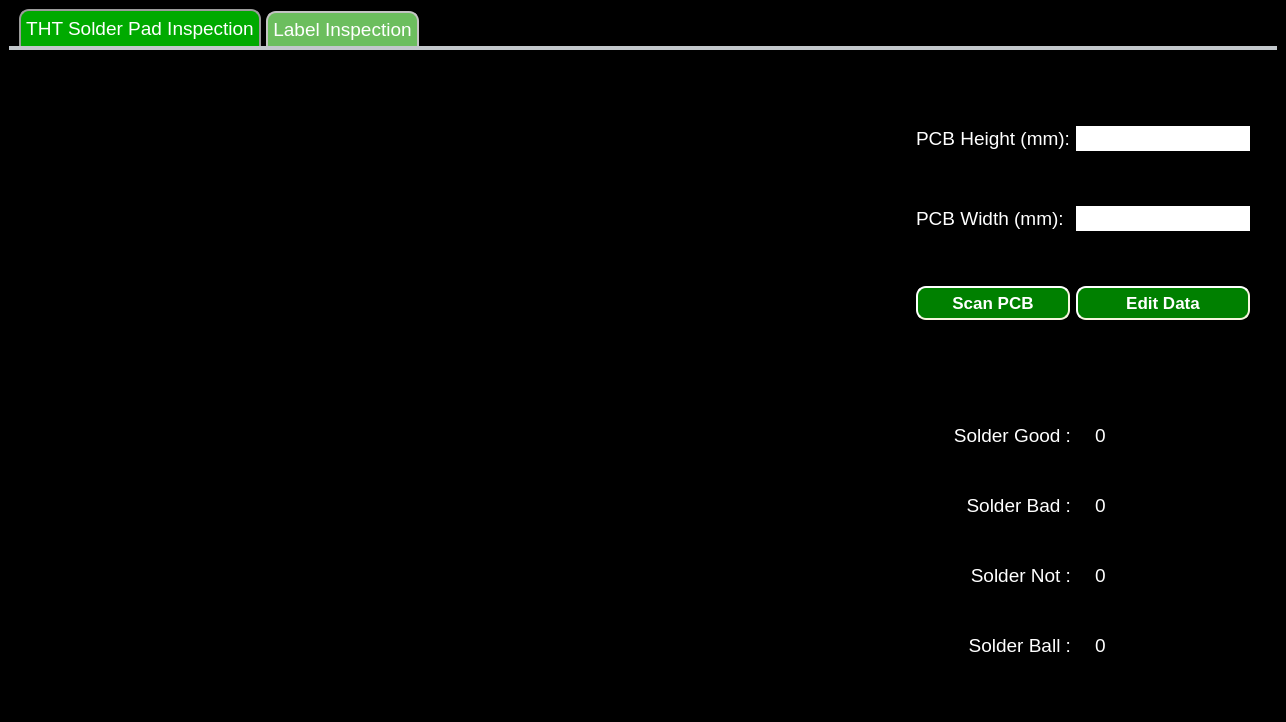
<?xml version="1.0" encoding="UTF-8"?>
<ui version="4.0">
 <class>Main</class>
 <widget class="QMainWindow" name="Main">
  <property name="enabled">
   <bool>true</bool>
  </property>
  <property name="geometry">
   <rect>
    <x>0</x>
    <y>0</y>
    <width>1286</width>
    <height>722</height>
   </rect>
  </property>
  <property name="sizePolicy">
   <sizepolicy hsizetype="Preferred" vsizetype="Preferred">
    <horstretch>1</horstretch>
    <verstretch>1</verstretch>
   </sizepolicy>
  </property>
  <property name="windowTitle">
   <string>PCB Automatic Optical Inspections</string>
  </property>
  <property name="styleSheet">
   <string notr="true">background-color: rgb(0, 0, 0);
color: rgb(255, 255, 255);
border: none;</string>
  </property>
  <widget class="QWidget" name="centralwidget">
   <property name="enabled">
    <bool>true</bool>
   </property>
   <property name="styleSheet">
    <string notr="true">background-color: rgb(0, 0, 0);
border-color: rgb(0, 0, 0);
border: none;</string>
   </property>
   <layout class="QVBoxLayout" name="verticalLayout">
    <item>
     <widget class="QTabWidget" name="TAB">
      <property name="font">
       <font>
        <pointsize>14</pointsize>
       </font>
      </property>
      <property name="styleSheet">
       <string notr="true">QTabWidget::pane { /* The tab widget frame */
    border-top: 4px solid #C2C7CB;
}

QTabWidget::tab-bar {
    left: 5px; /* move to the right by 5px */
}

/* Style the tab using the tab sub-control. Note that
    it reads QTabBar _not_ QTabWidget */
QTabBar::tab {
    background: rgb(108, 190, 94);
    border: 2px solid #C4C4C3;
    border-bottom:none; /* same as the pane color */
    border-top-left-radius: 10px;
    border-top-right-radius: 10px;
    min-width: 8ex;
    padding: 5px;
	Shape:Triangular;
	margin-left: 5px;
}

QTabBar::tab:selected, QTabBar::tab:hover {
    background: rgb(0, 170, 0);
}

QTabBar::tab:selected {
    border-color: #9B9B9B;
    border-bottom-color: #C2C7CB; /* same as pane color */
}

QTabBar::tab:!selected {
    margin-top: 2px; /* make non-selected tabs look smaller */
}</string>
      </property>
      <property name="tabShape">
       <enum>QTabWidget::Rounded</enum>
      </property>
      <property name="currentIndex">
       <number>0</number>
      </property>
      <property name="elideMode">
       <enum>Qt::ElideMiddle</enum>
      </property>
      <widget class="QWidget" name="TAB_THT">
       <property name="styleSheet">
        <string notr="true">border: none;</string>
       </property>
       <attribute name="title">
        <string>THT Solder Pad Inspection</string>
       </attribute>
       <layout class="QHBoxLayout" name="horizontalLayout">
        <item>
         <widget class="QStackedWidget" name="THT_SW">
          <property name="styleSheet">
           <string notr="true"/>
          </property>
          <property name="currentIndex">
           <number>1</number>
          </property>
          <widget class="QWidget" name="THT_load">
           <property name="styleSheet">
            <string notr="true">background-color:rgb(41, 14, 69);
</string>
           </property>
           <layout class="QVBoxLayout" name="verticalLayout_2">
            <item>
             <widget class="QLabel" name="label">
              <property name="frameShape">
               <enum>QFrame::Box</enum>
              </property>
              <property name="lineWidth">
               <number>2</number>
              </property>
              <property name="text">
               <string/>
              </property>
              <property name="pixmap">
               <pixmap>img/Solder-front.png</pixmap>
              </property>
              <property name="scaledContents">
               <bool>true</bool>
              </property>
              <property name="alignment">
               <set>Qt::AlignCenter</set>
              </property>
             </widget>
            </item>
            <item>
             <widget class="QProgressBar" name="PROG_THT">
              <property name="value">
               <number>0</number>
              </property>
              <property name="alignment">
               <set>Qt::AlignCenter</set>
              </property>
              <property name="orientation">
               <enum>Qt::Horizontal</enum>
              </property>
             </widget>
            </item>
           </layout>
          </widget>
          <widget class="QWidget" name="THT_detect">
           <layout class="QHBoxLayout" name="horizontalLayout_2">
            <item>
             <widget class="QLabel" name="THT_PREV">
              <property name="sizePolicy">
               <sizepolicy hsizetype="Preferred" vsizetype="Preferred">
                <horstretch>2</horstretch>
                <verstretch>0</verstretch>
               </sizepolicy>
              </property>
              <property name="text">
               <string/>
              </property>
              <property name="alignment">
               <set>Qt::AlignJustify|Qt::AlignVCenter</set>
              </property>
             </widget>
            </item>
            <item>
             <layout class="QVBoxLayout" name="verticalLayout_3">
              <item>
               <widget class="QGroupBox" name="groupBox">
                <property name="sizePolicy">
                 <sizepolicy hsizetype="Preferred" vsizetype="Preferred">
                  <horstretch>1</horstretch>
                  <verstretch>1</verstretch>
                 </sizepolicy>
                </property>
                <property name="title">
                 <string/>
                </property>
                <layout class="QGridLayout" name="gridLayout">
                 <item row="0" column="1">
                  <widget class="QLineEdit" name="PCB_H">
                   <property name="font">
                    <font>
                     <pointsize>14</pointsize>
                    </font>
                   </property>
                   <property name="styleSheet">
                    <string notr="true">background-color: rgb(255, 255, 255);
color: rgb(0, 0, 0);</string>
                   </property>
                   <property name="maxLength">
                    <number>300</number>
                   </property>
                  </widget>
                 </item>
                 <item row="2" column="0">
                  <widget class="QPushButton" name="THT_Scan">
                   <property name="font">
                    <font>
                     <pointsize>-1</pointsize>
                     <weight>75</weight>
                     <italic>false</italic>
                     <bold>true</bold>
                    </font>
                   </property>
                   <property name="styleSheet">
                    <string notr="true">QPushButton {
    background-color:green;
    border-style: outset;
    border-width: 2px;
    border-radius: 10px;
    border-color: beige;
    font: bold 17px;
	padding: 5px;
}
QPushButton:pressed {
    background-color: rgb(224, 0, 0);
    border-style: inset;
}</string>
                   </property>
                   <property name="text">
                    <string>Scan PCB</string>
                   </property>
                  </widget>
                 </item>
                 <item row="2" column="1">
                  <widget class="QPushButton" name="pushButton_2">
                   <property name="font">
                    <font>
                     <pointsize>-1</pointsize>
                     <weight>75</weight>
                     <italic>false</italic>
                     <bold>true</bold>
                    </font>
                   </property>
                   <property name="styleSheet">
                    <string notr="true">QPushButton {
    background-color:green;
    border-style: outset;
    border-width: 2px;
    border-radius: 10px;
    border-color: beige;
    font: bold 17px;
	padding: 5px;
}
QPushButton:pressed {
    background-color: rgb(224, 0, 0);
    border-style: inset;
}</string>
                   </property>
                   <property name="text">
                    <string>Edit Data</string>
                   </property>
                  </widget>
                 </item>
                 <item row="0" column="0">
                  <widget class="QLabel" name="label_5">
                   <property name="font">
                    <font>
                     <pointsize>14</pointsize>
                    </font>
                   </property>
                   <property name="text">
                    <string>PCB Height (mm):</string>
                   </property>
                  </widget>
                 </item>
                 <item row="1" column="1">
                  <widget class="QLineEdit" name="PCB_W">
                   <property name="font">
                    <font>
                     <pointsize>14</pointsize>
                    </font>
                   </property>
                   <property name="styleSheet">
                    <string notr="true">background-color: rgb(255, 255, 255);
color: rgb(0, 0, 0);</string>
                   </property>
                   <property name="maxLength">
                    <number>300</number>
                   </property>
                  </widget>
                 </item>
                 <item row="1" column="0">
                  <widget class="QLabel" name="label_2">
                   <property name="font">
                    <font>
                     <pointsize>14</pointsize>
                    </font>
                   </property>
                   <property name="text">
                    <string>PCB Width (mm):</string>
                   </property>
                  </widget>
                 </item>
                </layout>
               </widget>
              </item>
              <item>
               <widget class="QGroupBox" name="groupBox_3">
                <property name="sizePolicy">
                 <sizepolicy hsizetype="Preferred" vsizetype="Preferred">
                  <horstretch>1</horstretch>
                  <verstretch>1</verstretch>
                 </sizepolicy>
                </property>
                <property name="title">
                 <string/>
                </property>
                <layout class="QHBoxLayout" name="horizontalLayout_5">
                 <item>
                  <widget class="QGroupBox" name="groupBox_4">
                   <property name="title">
                    <string/>
                   </property>
                   <layout class="QVBoxLayout" name="verticalLayout_6">
                    <item>
                     <widget class="QLabel" name="label_8">
                      <property name="font">
                       <font>
                        <pointsize>14</pointsize>
                        <underline>false</underline>
                       </font>
                      </property>
                      <property name="text">
                       <string>Solder Good :</string>
                      </property>
                      <property name="alignment">
                       <set>Qt::AlignRight|Qt::AlignTrailing|Qt::AlignVCenter</set>
                      </property>
                     </widget>
                    </item>
                    <item>
                     <widget class="QLabel" name="label_7">
                      <property name="font">
                       <font>
                        <pointsize>14</pointsize>
                       </font>
                      </property>
                      <property name="text">
                       <string>Solder Bad :</string>
                      </property>
                      <property name="alignment">
                       <set>Qt::AlignRight|Qt::AlignTrailing|Qt::AlignVCenter</set>
                      </property>
                     </widget>
                    </item>
                    <item>
                     <widget class="QLabel" name="label_9">
                      <property name="font">
                       <font>
                        <pointsize>14</pointsize>
                       </font>
                      </property>
                      <property name="text">
                       <string>Solder Not :</string>
                      </property>
                      <property name="alignment">
                       <set>Qt::AlignRight|Qt::AlignTrailing|Qt::AlignVCenter</set>
                      </property>
                     </widget>
                    </item>
                    <item>
                     <widget class="QLabel" name="label_12">
                      <property name="font">
                       <font>
                        <pointsize>14</pointsize>
                       </font>
                      </property>
                      <property name="text">
                       <string>Solder Ball :</string>
                      </property>
                      <property name="alignment">
                       <set>Qt::AlignRight|Qt::AlignTrailing|Qt::AlignVCenter</set>
                      </property>
                     </widget>
                    </item>
                   </layout>
                  </widget>
                 </item>
                 <item>
                  <widget class="QGroupBox" name="groupBox_5">
                   <property name="sizePolicy">
                    <sizepolicy hsizetype="Preferred" vsizetype="Preferred">
                     <horstretch>0</horstretch>
                     <verstretch>0</verstretch>
                    </sizepolicy>
                   </property>
                   <property name="title">
                    <string/>
                   </property>
                   <layout class="QVBoxLayout" name="verticalLayout_7">
                    <item>
                     <widget class="QLabel" name="SOL_GOOD">
                      <property name="font">
                       <font>
                        <pointsize>14</pointsize>
                       </font>
                      </property>
                      <property name="text">
                       <string>0</string>
                      </property>
                     </widget>
                    </item>
                    <item>
                     <widget class="QLabel" name="SOL_BAD">
                      <property name="font">
                       <font>
                        <pointsize>14</pointsize>
                       </font>
                      </property>
                      <property name="text">
                       <string>0</string>
                      </property>
                     </widget>
                    </item>
                    <item>
                     <widget class="QLabel" name="SOL_NOT">
                      <property name="font">
                       <font>
                        <pointsize>14</pointsize>
                       </font>
                      </property>
                      <property name="text">
                       <string>0</string>
                      </property>
                     </widget>
                    </item>
                    <item>
                     <widget class="QLabel" name="SOL_BALL">
                      <property name="font">
                       <font>
                        <pointsize>14</pointsize>
                       </font>
                      </property>
                      <property name="text">
                       <string>0</string>
                      </property>
                     </widget>
                    </item>
                   </layout>
                  </widget>
                 </item>
                </layout>
               </widget>
              </item>
             </layout>
            </item>
           </layout>
          </widget>
         </widget>
        </item>
       </layout>
      </widget>
      <widget class="QWidget" name="TAB_LAB">
       <property name="styleSheet">
        <string notr="true">border: none;</string>
       </property>
       <attribute name="title">
        <string>Label Inspection</string>
       </attribute>
       <layout class="QHBoxLayout" name="horizontalLayout_3">
        <item>
         <widget class="QStackedWidget" name="LAB_SW">
          <widget class="QWidget" name="LAB_load">
           <property name="styleSheet">
            <string notr="true">background-color:rgb(41, 14, 69);
</string>
           </property>
           <layout class="QVBoxLayout" name="verticalLayout_5">
            <item>
             <widget class="QLabel" name="label_4">
              <property name="text">
               <string/>
              </property>
              <property name="pixmap">
               <pixmap>img/Solder-front.png</pixmap>
              </property>
             </widget>
            </item>
            <item>
             <widget class="QProgressBar" name="PROG_LAB">
              <property name="value">
               <number>0</number>
              </property>
              <property name="alignment">
               <set>Qt::AlignCenter</set>
              </property>
             </widget>
            </item>
           </layout>
          </widget>
          <widget class="QWidget" name="LAB_detect">
           <layout class="QHBoxLayout" name="horizontalLayout_4">
            <item>
             <widget class="QGraphicsView" name="graphicsView_2">
              <property name="sizePolicy">
               <sizepolicy hsizetype="Expanding" vsizetype="Expanding">
                <horstretch>1</horstretch>
                <verstretch>0</verstretch>
               </sizepolicy>
              </property>
              <property name="styleSheet">
               <string notr="true">QGraphicsView{
    background: rgb(0, 0, 0);
    border: 2px solid rgb(255, 255, 255);
    border-radius: 10px;
}</string>
              </property>
             </widget>
            </item>
            <item>
             <layout class="QVBoxLayout" name="verticalLayout_4">
              <item>
               <widget class="QGroupBox" name="groupBox_2">
                <property name="sizePolicy">
                 <sizepolicy hsizetype="Preferred" vsizetype="Preferred">
                  <horstretch>0</horstretch>
                  <verstretch>1</verstretch>
                 </sizepolicy>
                </property>
                <property name="title">
                 <string/>
                </property>
                <layout class="QGridLayout" name="gridLayout_2">
                 <item row="0" column="1">
                  <widget class="QLineEdit" name="PCB_H_2">
                   <property name="font">
                    <font>
                     <pointsize>14</pointsize>
                    </font>
                   </property>
                   <property name="styleSheet">
                    <string notr="true">background-color: rgb(255, 255, 255);</string>
                   </property>
                   <property name="maxLength">
                    <number>300</number>
                   </property>
                  </widget>
                 </item>
                 <item row="2" column="0">
                  <widget class="QPushButton" name="pushButton_3">
                   <property name="font">
                    <font>
                     <pointsize>-1</pointsize>
                     <weight>75</weight>
                     <italic>false</italic>
                     <bold>true</bold>
                    </font>
                   </property>
                   <property name="styleSheet">
                    <string notr="true">QPushButton {
    background-color:green;
    border-style: outset;
    border-width: 2px;
    border-radius: 10px;
    border-color: beige;
    font: bold 17px;
	padding: 5px;
}
QPushButton:pressed {
    background-color: rgb(224, 0, 0);
    border-style: inset;
}</string>
                   </property>
                   <property name="text">
                    <string>Scan PCB</string>
                   </property>
                  </widget>
                 </item>
                 <item row="2" column="1">
                  <widget class="QPushButton" name="pushButton_4">
                   <property name="font">
                    <font>
                     <pointsize>-1</pointsize>
                     <weight>75</weight>
                     <italic>false</italic>
                     <bold>true</bold>
                    </font>
                   </property>
                   <property name="styleSheet">
                    <string notr="true">QPushButton {
    background-color:green;
    border-style: outset;
    border-width: 2px;
    border-radius: 10px;
    border-color: beige;
    font: bold 17px;
	padding: 5px;
}
QPushButton:pressed {
    background-color: rgb(224, 0, 0);
    border-style: inset;
}</string>
                   </property>
                   <property name="text">
                    <string>Edit Data</string>
                   </property>
                  </widget>
                 </item>
                 <item row="0" column="0">
                  <widget class="QLabel" name="label_6">
                   <property name="font">
                    <font>
                     <pointsize>14</pointsize>
                    </font>
                   </property>
                   <property name="text">
                    <string>PCB Height (mm):</string>
                   </property>
                  </widget>
                 </item>
                 <item row="1" column="1">
                  <widget class="QLineEdit" name="PCB_W_2">
                   <property name="font">
                    <font>
                     <pointsize>14</pointsize>
                    </font>
                   </property>
                   <property name="styleSheet">
                    <string notr="true">background-color: rgb(255, 255, 255);</string>
                   </property>
                   <property name="maxLength">
                    <number>300</number>
                   </property>
                  </widget>
                 </item>
                 <item row="1" column="0">
                  <widget class="QLabel" name="label_3">
                   <property name="font">
                    <font>
                     <pointsize>14</pointsize>
                    </font>
                   </property>
                   <property name="text">
                    <string>PCB Width (mm):</string>
                   </property>
                  </widget>
                 </item>
                </layout>
               </widget>
              </item>
              <item>
               <widget class="QTableView" name="tableView_2">
                <property name="sizePolicy">
                 <sizepolicy hsizetype="Expanding" vsizetype="Expanding">
                  <horstretch>0</horstretch>
                  <verstretch>1</verstretch>
                 </sizepolicy>
                </property>
               </widget>
              </item>
             </layout>
            </item>
           </layout>
          </widget>
         </widget>
        </item>
       </layout>
      </widget>
     </widget>
    </item>
   </layout>
  </widget>
 </widget>
 <resources/>
 <connections/>
</ui>
